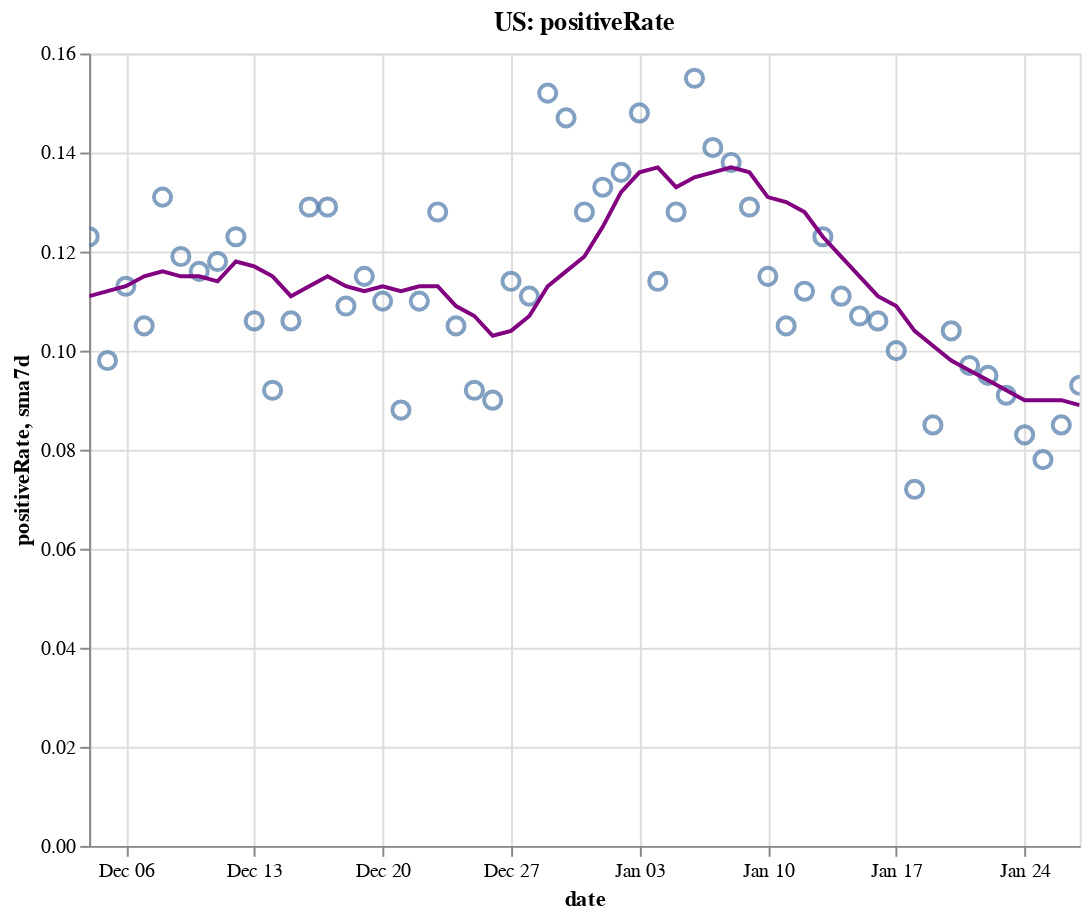

The code cell stored with this chart in its notebook:
### Code cell
create_plot(us, 'positiveRate')

### Figure 1 — Vega-Lite specification as saved in the notebook (floating-point values rounded to 4 significant figures)
{"config": {"view": {"continuousWidth": 400, "continuousHeight": 300}}, "layer": [{"layer": [{"mark": {"type": "point", "size": 75}, "encoding": {"tooltip": [{"type": "temporal", "field": "date"}, {"type": "quantitative", "field": "positiveRate"}, {"type": "quantitative", "field": "sma7d"}], "x": {"type": "temporal", "field": "date"}, "y": {"type": "quantitative", "field": "positiveRate"}}, "selection": {"selector004": {"type": "interval", "bind": "scales", "encodings": ["x", "y"]}}}, {"mark": {"type": "line", "color": "purple"}, "encoding": {"x": {"type": "temporal", "field": "date"}, "y": {"type": "quantitative", "field": "sma7d"}}}]}, {"mark": {"type": "rule", "color": "#aaa"}, "encoding": {"x": {"type": "temporal", "field": "date"}}, "transform": [{"filter": {"selection": "selector003"}}]}, {"mark": "circle", "encoding": {"opacity": {"condition": {"value": 1, "selection": "selector003"}, "value": 0}, "tooltip": [{"type": "temporal", "field": "date"}, {"type": "quantitative", "field": "positiveRate"}, {"type": "quantitative", "field": "sma7d"}], "x": {"type": "temporal", "field": "date"}, "y": {"type": "quantitative", "field": "positiveRate"}}, "selection": {"selector003": {"type": "single", "encodings": ["x"], "on": "mouseover", "nearest": true, "empty": "none"}}}, {"mark": {"type": "text", "align": "left", "dx": 5, "dy": -5, "stroke": "white", "strokeWidth": 2}, "encoding": {"text": {"type": "quantitative", "field": "positiveRate"}, "tooltip": [{"type": "temporal", "field": "date"}, {"type": "quantitative", "field": "positiveRate"}, {"type": "quantitative", "field": "sma7d"}], "x": {"type": "temporal", "field": "date"}, "y": {"type": "quantitative", "field": "positiveRate"}}, "transform": [{"filter": {"selection": "selector003"}}]}, {"mark": {"type": "text", "align": "left", "dx": 5, "dy": -5}, "encoding": {"text": {"type": "quantitative", "field": "positiveRate"}, "tooltip": [{"type": "temporal", "field": "date"}, {"type": "quantitative", "field": "positiveRate"}, {"type": "quantitative", "field": "sma7d"}], "x": {"type": "temporal", "field": "date"}, "y": {"type": "quantitative", "field": "positiveRate"}}, "transform": [{"filter": {"selection": "selector003"}}]}], "data": {"name": "data-e4bdbf923c5b79705e8a65d7efca7777"}, "height": 400, "title": "US: positiveRate", "width": 500, "$schema": "https://vega.github.io/schema/vega-lite/v4.8.1.json", "datasets": {"data-e4bdbf923c5b79705e8a65d7efca7777": [{"date": "2020-12-04T00:00:00", "totalTestResultsIncrease": 1862000.0, "positiveIncrease": 228900.0, "death": 270400.0, "deathIncrease": 2563.0, "positiveRate": 0.123, "state": "US", "sma7d": 0.111}, {"date": "2020-12-05T00:00:00", "totalTestResultsIncrease": 2222000.0, "positiveIncrease": 217800.0, "death": 272900.0, "deathIncrease": 2486.0, "positiveRate": 0.098, "state": "US", "sma7d": 0.112}, {"date": "2020-12-06T00:00:00", "totalTestResultsIncrease": 1620000.0, "positiveIncrease": 182400.0, "death": 274000.0, "deathIncrease": 1163.0, "positiveRate": 0.113, "state": "US", "sma7d": 0.113}, {"date": "2020-12-07T00:00:00", "totalTestResultsIncrease": 1726000.0, "positiveIncrease": 181500.0, "death": 275300.0, "deathIncrease": 1291.0, "positiveRate": 0.105, "state": "US", "sma7d": 0.115}, {"date": "2020-12-08T00:00:00", "totalTestResultsIncrease": 1652000.0, "positiveIncrease": 216000.0, "death": 278000.0, "deathIncrease": 2680.0, "positiveRate": 0.131, "state": "US", "sma7d": 0.116}, {"date": "2020-12-09T00:00:00", "totalTestResultsIncrease": 1804000.0, "positiveIncrease": 215000.0, "death": 281200.0, "deathIncrease": 3169.0, "positiveRate": 0.119, "state": "US", "sma7d": 0.115}, {"date": "2020-12-10T00:00:00", "totalTestResultsIncrease": 1887000.0, "positiveIncrease": 219300.0, "death": 284300.0, "deathIncrease": 3132.0, "positiveRate": 0.116, "state": "US", "sma7d": 0.115}, {"date": "2020-12-11T00:00:00", "totalTestResultsIncrease": 1987000.0, "positiveIncrease": 235500.0, "death": 287000.0, "deathIncrease": 2747.0, "positiveRate": 0.118, "state": "US", "sma7d": 0.114}, {"date": "2020-12-12T00:00:00", "totalTestResultsIncrease": 1835000.0, "positiveIncrease": 225300.0, "death": 289500.0, "deathIncrease": 2497.0, "positiveRate": 0.123, "state": "US", "sma7d": 0.118}, {"date": "2020-12-13T00:00:00", "totalTestResultsIncrease": 1770000.0, "positiveIncrease": 186800.0, "death": 291000.0, "deathIncrease": 1501.0, "positiveRate": 0.106, "state": "US", "sma7d": 0.117}, {"date": "2020-12-14T00:00:00", "totalTestResultsIncrease": 2096000.0, "positiveIncrease": 192900.0, "death": 292400.0, "deathIncrease": 1357.0, "positiveRate": 0.092, "state": "US", "sma7d": 0.115}, {"date": "2020-12-15T00:00:00", "totalTestResultsIncrease": 1797000.0, "positiveIncrease": 190600.0, "death": 295300.0, "deathIncrease": 2924.0, "positiveRate": 0.106, "state": "US", "sma7d": 0.111}, {"date": "2020-12-16T00:00:00", "totalTestResultsIncrease": 1802000.0, "positiveIncrease": 231800.0, "death": 298800.0, "deathIncrease": 3453.0, "positiveRate": 0.129, "state": "US", "sma7d": 0.113}, {"date": "2020-12-17T00:00:00", "totalTestResultsIncrease": 1865000.0, "positiveIncrease": 241000.0, "death": 302200.0, "deathIncrease": 3465.0, "positiveRate": 0.129, "state": "US", "sma7d": 0.115}, {"date": "2020-12-18T00:00:00", "totalTestResultsIncrease": 2198000.0, "positiveIncrease": 239700.0, "death": 305100.0, "deathIncrease": 2866.0, "positiveRate": 0.109, "state": "US", "sma7d": 0.113}, {"date": "2020-12-19T00:00:00", "totalTestResultsIncrease": 1762000.0, "positiveIncrease": 203300.0, "death": 307800.0, "deathIncrease": 2708.0, "positiveRate": 0.115, "state": "US", "sma7d": 0.112}, {"date": "2020-12-20T00:00:00", "totalTestResultsIncrease": 1792000.0, "positiveIncrease": 197000.0, "death": 309500.0, "deathIncrease": 1668.0, "positiveRate": 0.11, "state": "US", "sma7d": 0.113}, {"date": "2020-12-21T00:00:00", "totalTestResultsIncrease": 2025000.0, "positiveIncrease": 179000.0, "death": 311000.0, "deathIncrease": 1480.0, "positiveRate": 0.088, "state": "US", "sma7d": 0.112}, {"date": "2020-12-22T00:00:00", "totalTestResultsIncrease": 1727000.0, "positiveIncrease": 190100.0, "death": 314100.0, "deathIncrease": 3137.0, "positiveRate": 0.11, "state": "US", "sma7d": 0.113}, {"date": "2020-12-23T00:00:00", "totalTestResultsIncrease": 1740000.0, "positiveIncrease": 221900.0, "death": 317500.0, "deathIncrease": 3393.0, "positiveRate": 0.128, "state": "US", "sma7d": 0.113}, {"date": "2020-12-24T00:00:00", "totalTestResultsIncrease": 1937000.0, "positiveIncrease": 204300.0, "death": 320400.0, "deathIncrease": 2958.0, "positiveRate": 0.105, "state": "US", "sma7d": 0.109}, {"date": "2020-12-25T00:00:00", "totalTestResultsIncrease": 1373000.0, "positiveIncrease": 125900.0, "death": 322000.0, "deathIncrease": 1553.0, "positiveRate": 0.092, "state": "US", "sma7d": 0.107}, {"date": "2020-12-26T00:00:00", "totalTestResultsIncrease": 2122000.0, "positiveIncrease": 190100.0, "death": 323400.0, "deathIncrease": 1426.0, "positiveRate": 0.09, "state": "US", "sma7d": 0.103}, {"date": "2020-12-27T00:00:00", "totalTestResultsIncrease": 1340000.0, "positiveIncrease": 153000.0, "death": 324800.0, "deathIncrease": 1397.0, "positiveRate": 0.114, "state": "US", "sma7d": 0.104}, {"date": "2020-12-28T00:00:00", "totalTestResultsIncrease": 1477000.0, "positiveIncrease": 163300.0, "death": 326300.0, "deathIncrease": 1490.0, "positiveRate": 0.111, "state": "US", "sma7d": 0.107}, {"date": "2020-12-29T00:00:00", "totalTestResultsIncrease": 1292000.0, "positiveIncrease": 196100.0, "death": 329600.0, "deathIncrease": 3289.0, "positiveRate": 0.152, "state": "US", "sma7d": 0.113}, {"date": "2020-12-30T00:00:00", "totalTestResultsIncrease": 1534000.0, "positiveIncrease": 225900.0, "death": 333500.0, "deathIncrease": 3900.0, "positiveRate": 0.147, "state": "US", "sma7d": 0.116}, {"date": "2020-12-31T00:00:00", "totalTestResultsIncrease": 1748000.0, "positiveIncrease": 223000.0, "death": 336800.0, "deathIncrease": 3297.0, "positiveRate": 0.128, "state": "US", "sma7d": 0.119}, {"date": "2021-01-01T00:00:00", "totalTestResultsIncrease": 1360000.0, "positiveIncrease": 180500.0, "death": 339400.0, "deathIncrease": 2592.0, "positiveRate": 0.133, "state": "US", "sma7d": 0.125}, {"date": "2021-01-02T00:00:00", "totalTestResultsIncrease": 2060000.0, "positiveIncrease": 279400.0, "death": 341800.0, "deathIncrease": 2406.0, "positiveRate": 0.136, "state": "US", "sma7d": 0.132}, {"date": "2021-01-03T00:00:00", "totalTestResultsIncrease": 1401000.0, "positiveIncrease": 207800.0, "death": 343300.0, "deathIncrease": 1455.0, "positiveRate": 0.148, "state": "US", "sma7d": 0.136}, {"date": "2021-01-04T00:00:00", "totalTestResultsIncrease": 1569000.0, "positiveIncrease": 178400.0, "death": 344800.0, "deathIncrease": 1547.0, "positiveRate": 0.114, "state": "US", "sma7d": 0.137}, {"date": "2021-01-05T00:00:00", "totalTestResultsIncrease": 1679000.0, "positiveIncrease": 215100.0, "death": 348300.0, "deathIncrease": 3484.0, "positiveRate": 0.128, "state": "US", "sma7d": 0.133}, {"date": "2021-01-06T00:00:00", "totalTestResultsIncrease": 1601000.0, "positiveIncrease": 248100.0, "death": 352200.0, "deathIncrease": 3902.0, "positiveRate": 0.155, "state": "US", "sma7d": 0.135}, {"date": "2021-01-07T00:00:00", "totalTestResultsIncrease": 1915000.0, "positiveIncrease": 269300.0, "death": 356300.0, "deathIncrease": 4079.0, "positiveRate": 0.141, "state": "US", "sma7d": 0.136}, {"date": "2021-01-08T00:00:00", "totalTestResultsIncrease": 2117000.0, "positiveIncrease": 292200.0, "death": 360000.0, "deathIncrease": 3780.0, "positiveRate": 0.138, "state": "US", "sma7d": 0.137}, {"date": "2021-01-09T00:00:00", "totalTestResultsIncrease": 2064000.0, "positiveIncrease": 266400.0, "death": 363600.0, "deathIncrease": 3537.0, "positiveRate": 0.129, "state": "US", "sma7d": 0.136}, {"date": "2021-01-10T00:00:00", "totalTestResultsIncrease": 1988000.0, "positiveIncrease": 227700.0, "death": 365700.0, "deathIncrease": 2068.0, "positiveRate": 0.115, "state": "US", "sma7d": 0.131}, {"date": "2021-01-11T00:00:00", "totalTestResultsIncrease": 1844000.0, "positiveIncrease": 194100.0, "death": 367400.0, "deathIncrease": 1733.0, "positiveRate": 0.105, "state": "US", "sma7d": 0.13}, {"date": "2021-01-12T00:00:00", "totalTestResultsIncrease": 1924000.0, "positiveIncrease": 214800.0, "death": 371400.0, "deathIncrease": 4064.0, "positiveRate": 0.112, "state": "US", "sma7d": 0.128}, {"date": "2021-01-13T00:00:00", "totalTestResultsIncrease": 1804000.0, "positiveIncrease": 221600.0, "death": 375500.0, "deathIncrease": 4087.0, "positiveRate": 0.123, "state": "US", "sma7d": 0.123}, {"date": "2021-01-14T00:00:00", "totalTestResultsIncrease": 2010000.0, "positiveIncrease": 222900.0, "death": 379500.0, "deathIncrease": 3915.0, "positiveRate": 0.111, "state": "US", "sma7d": 0.119}, {"date": "2021-01-15T00:00:00", "totalTestResultsIncrease": 2280000.0, "positiveIncrease": 244000.0, "death": 383100.0, "deathIncrease": 3679.0, "positiveRate": 0.107, "state": "US", "sma7d": 0.115}, {"date": "2021-01-16T00:00:00", "totalTestResultsIncrease": 2036000.0, "positiveIncrease": 216500.0, "death": 386800.0, "deathIncrease": 3709.0, "positiveRate": 0.106, "state": "US", "sma7d": 0.111}, {"date": "2021-01-17T00:00:00", "totalTestResultsIncrease": 1854000.0, "positiveIncrease": 186300.0, "death": 388900.0, "deathIncrease": 2053.0, "positiveRate": 0.1, "state": "US", "sma7d": 0.109}, {"date": "2021-01-18T00:00:00", "totalTestResultsIncrease": 2089000.0, "positiveIncrease": 150200.0, "death": 390300.0, "deathIncrease": 1395.0, "positiveRate": 0.072, "state": "US", "sma7d": 0.104}, {"date": "2021-01-19T00:00:00", "totalTestResultsIncrease": 1698000.0, "positiveIncrease": 144000.0, "death": 392400.0, "deathIncrease": 2141.0, "positiveRate": 0.085, "state": "US", "sma7d": 0.101}, {"date": "2021-01-20T00:00:00", "totalTestResultsIncrease": 1789000.0, "positiveIncrease": 186700.0, "death": 396800.0, "deathIncrease": 4409.0, "positiveRate": 0.104, "state": "US", "sma7d": 0.098}, {"date": "2021-01-21T00:00:00", "totalTestResultsIncrease": 1899000.0, "positiveIncrease": 184000.0, "death": 400700.0, "deathIncrease": 3878.0, "positiveRate": 0.097, "state": "US", "sma7d": 0.096}, {"date": "2021-01-22T00:00:00", "totalTestResultsIncrease": 1989000.0, "positiveIncrease": 189000.0, "death": 404700.0, "deathIncrease": 3980.0, "positiveRate": 0.095, "state": "US", "sma7d": 0.094}, {"date": "2021-01-23T00:00:00", "totalTestResultsIncrease": 1925000.0, "positiveIncrease": 174700.0, "death": 408300.0, "deathIncrease": 3591.0, "positiveRate": 0.091, "state": "US", "sma7d": 0.092}, {"date": "2021-01-24T00:00:00", "totalTestResultsIncrease": 1729000.0, "positiveIncrease": 143700.0, "death": 410200.0, "deathIncrease": 1944.0, "positiveRate": 0.083, "state": "US", "sma7d": 0.09}, {"date": "2021-01-25T00:00:00", "totalTestResultsIncrease": 1696000.0, "positiveIncrease": 133100.0, "death": 411800.0, "deathIncrease": 1593.0, "positiveRate": 0.078, "state": "US", "sma7d": 0.09}, {"date": "2021-01-26T00:00:00", "totalTestResultsIncrease": 1695000.0, "positiveIncrease": 143700.0, "death": 415600.0, "deathIncrease": 3734.0, "positiveRate": 0.085, "state": "US", "sma7d": 0.09}, {"date": "2021-01-27T00:00:00", "totalTestResultsIncrease": 1621000.0, "positiveIncrease": 151500.0, "death": 419400.0, "deathIncrease": 4076.0, "positiveRate": 0.093, "state": "US", "sma7d": 0.089}]}}
